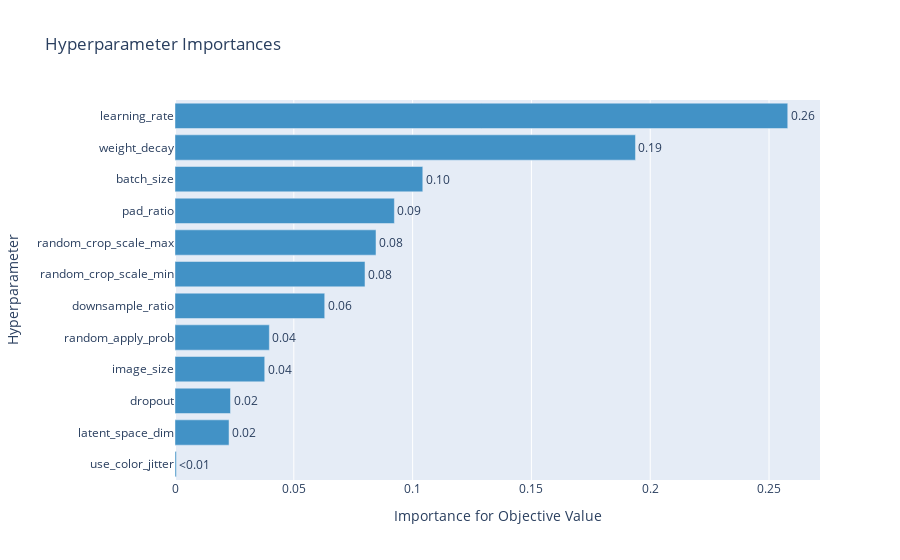

Write notebook code for a chart like this one.
### Code cell
optuna.visualization.plot_param_importances(study)

### Figure 1 — Plotly figure (JSON) as saved in the notebook; plotly's stock layout.template omitted (floating-point values rounded to 4 significant figures)
{"data": [{"cliponaxis": false, "hovertemplate": ["use_color_jitter (CategoricalDistribution): 0.0005597691753061917<extra></extra>", "latent_space_dim (IntDistribution): 0.022745243990283222<extra></extra>", "dropout (FloatDistribution): 0.02335892151042436<extra></extra>", "image_size (IntDistribution): 0.03776452518520166<extra></extra>", "random_apply_prob (FloatDistribution): 0.03970817284328704<extra></extra>", "downsample_ratio (FloatDistribution): 0.06301237309847826<extra></extra>", "random_crop_scale_min (FloatDistribution): 0.07995913140005247<extra></extra>", "random_crop_scale_max (FloatDistribution): 0.084599205108225<extra></extra>", "pad_ratio (FloatDistribution): 0.0923277436142517<extra></extra>", "batch_size (CategoricalDistribution): 0.10428441611661056<extra></extra>", "weight_decay (FloatDistribution): 0.19379770808290847<extra></extra>", "learning_rate (FloatDistribution): 0.2578827898749711<extra></extra>"], "marker": {"color": "rgb(66,146,198)"}, "orientation": "h", "text": ["<0.01", "0.02", "0.02", "0.04", "0.04", "0.06", "0.08", "0.08", "0.09", "0.10", "0.19", "0.26"], "textposition": "outside", "type": "bar", "x": [0.0005598, 0.02275, 0.02336, 0.03776, 0.03971, 0.06301, 0.07996, 0.0846, 0.09233, 0.1043, 0.1938, 0.2579], "y": ["use_color_jitter", "latent_space_dim", "dropout", "image_size", "random_apply_prob", "downsample_ratio", "random_crop_scale_min", "random_crop_scale_max", "pad_ratio", "batch_size", "weight_decay", "learning_rate"]}], "layout": {"showlegend": false, "title": {"text": "Hyperparameter Importances"}, "xaxis": {"title": {"text": "Importance for Objective Value"}}, "yaxis": {"title": {"text": "Hyperparameter"}}}}
